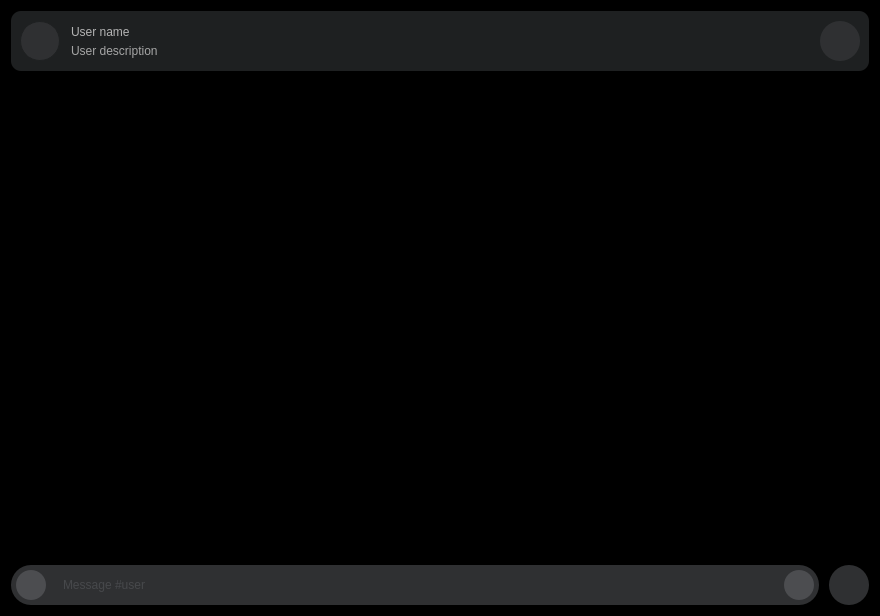
<?xml version="1.0" encoding="UTF-8"?>
<ui version="4.0">
 <class>chat_page</class>
 <widget class="QWidget" name="chat_page">
  <property name="geometry">
   <rect>
    <x>0</x>
    <y>0</y>
    <width>880</width>
    <height>616</height>
   </rect>
  </property>
  <property name="windowTitle">
   <string>Form</string>
  </property>
  <property name="styleSheet">
   <string notr="true">QWidget { color: rgb(165, 165, 165); }
#chat_page{
	background-color: rgb(0, 0, 0);	
}
/* TOP */
#top {
	background-color: rgb(30, 32, 33);
	border-radius: 10px;
}
#user_name { 
	color: rgb(179, 179, 179);
	font: 600 12pt &quot;Segoe UI&quot;;
}
#user_image {
	border: 1px solid rgb(30, 32, 33);
	background-color: rgb(47, 48, 50);
	border-radius: 20px;
}
#top QPushButton {
	background-color: rgb(47, 48, 50);
	border-radius: 20px;
	background-repeat: no-repeat;
	background-position: center;
}
#top QPushButton:hover {
	background-color: rgb(61, 62, 65);
}
#top QPushButton:pressed {
	background-color: rgb(16, 17, 18);
}
#btn_attachment_top {	
	background-image: url(:/icons_svg/images/icons_svg/icon_attachment.svg);
}
#btn_more_top {	
	background-image: url(:/icons_svg/images/icons_svg/icon_more_options.svg);
}
/* BOTTOM */
#bottom QPushButton {
	background-color: rgb(47, 48, 50);
	border-radius: 20px;
	background-repeat: no-repeat;
	background-position: center;
}
#bottom QPushButton:hover {
	background-color: rgb(61, 62, 65);
}
#bottom QPushButton:pressed {
	background-color: rgb(16, 17, 18);
}
#send_message_frame { 
	background-color: rgb(47, 48, 50);
	border-radius: 20px;
}
#send_message_frame QPushButton {
	background-color: rgb(76, 77, 80);
	border-radius: 15px;
	background-repeat: no-repeat;
	background-position: center;
}
#send_message_frame QPushButton:hover {
	background-color: rgb(81, 82, 86);
}
#send_message_frame QPushButton:pressed {
	background-color: rgb(16, 17, 18);
}
#line_edit_message {
	background-color: transparent;
	selection-color: rgb(255, 255, 255);
	selection-background-color: rgb(149, 199, 0);
	border: none;
	padding-left: 15px;
	padding-right: 15px;
	background-repeat: none;
	background-position: left center;
	font: 10pt &quot;Segoe UI&quot;;
	color: rgb(94, 96, 100);
}
#line_edit_message:focus {
	color: rgb(165, 165, 165);
}
#btn_emoticon{
	background-image: url(:/icons_svg/images/icons_svg/icon_emoticons.svg);
}
#btn_send_message{	
	background-image: url(:/icons_svg/images/icons_svg/icon_send.svg);
}
#btn_attachment_bottom{	
	
	background-image: url(:/icons_svg/images/icons_svg/icon_more_options.svg);
}</string>
  </property>
  <layout class="QVBoxLayout" name="verticalLayout">
   <item>
    <widget class="QFrame" name="top">
     <property name="minimumSize">
      <size>
       <width>0</width>
       <height>60</height>
      </size>
     </property>
     <property name="maximumSize">
      <size>
       <width>16777215</width>
       <height>60</height>
      </size>
     </property>
     <property name="frameShape">
      <enum>QFrame::NoFrame</enum>
     </property>
     <property name="frameShadow">
      <enum>QFrame::Raised</enum>
     </property>
     <layout class="QHBoxLayout" name="horizontalLayout">
      <item>
       <widget class="QLabel" name="user_image">
        <property name="minimumSize">
         <size>
          <width>40</width>
          <height>40</height>
         </size>
        </property>
        <property name="maximumSize">
         <size>
          <width>40</width>
          <height>40</height>
         </size>
        </property>
        <property name="text">
         <string/>
        </property>
        <property name="alignment">
         <set>Qt::AlignCenter</set>
        </property>
       </widget>
      </item>
      <item>
       <widget class="QFrame" name="user_information_frame">
        <property name="frameShape">
         <enum>QFrame::NoFrame</enum>
        </property>
        <property name="frameShadow">
         <enum>QFrame::Raised</enum>
        </property>
        <layout class="QVBoxLayout" name="verticalLayout_2">
         <property name="spacing">
          <number>0</number>
         </property>
         <property name="leftMargin">
          <number>5</number>
         </property>
         <property name="topMargin">
          <number>5</number>
         </property>
         <property name="rightMargin">
          <number>5</number>
         </property>
         <property name="bottomMargin">
          <number>5</number>
         </property>
         <item>
          <widget class="QLabel" name="user_name">
           <property name="minimumSize">
            <size>
             <width>0</width>
             <height>22</height>
            </size>
           </property>
           <property name="text">
            <string>User name</string>
           </property>
           <property name="alignment">
            <set>Qt::AlignLeading|Qt::AlignLeft|Qt::AlignTop</set>
           </property>
          </widget>
         </item>
         <item>
          <spacer name="verticalSpacer_2">
           <property name="orientation">
            <enum>Qt::Vertical</enum>
           </property>
           <property name="sizeType">
            <enum>QSizePolicy::Fixed</enum>
           </property>
           <property name="sizeHint" stdset="0">
            <size>
             <width>20</width>
             <height>5</height>
            </size>
           </property>
          </spacer>
         </item>
         <item>
          <widget class="QLabel" name="user_description">
           <property name="styleSheet">
            <string notr="true">background: transparent;</string>
           </property>
           <property name="text">
            <string>User description</string>
           </property>
          </widget>
         </item>
        </layout>
       </widget>
      </item>
      <item>
       <spacer name="horizontalSpacer">
        <property name="orientation">
         <enum>Qt::Horizontal</enum>
        </property>
        <property name="sizeHint" stdset="0">
         <size>
          <width>40</width>
          <height>20</height>
         </size>
        </property>
       </spacer>
      </item>
      <item>
       <widget class="QPushButton" name="btn_more_top">
        <property name="minimumSize">
         <size>
          <width>40</width>
          <height>40</height>
         </size>
        </property>
        <property name="maximumSize">
         <size>
          <width>40</width>
          <height>40</height>
         </size>
        </property>
        <property name="cursor">
         <cursorShape>PointingHandCursor</cursorShape>
        </property>
        <property name="text">
         <string/>
        </property>
       </widget>
      </item>
     </layout>
    </widget>
   </item>
   <item>
    <widget class="QScrollArea" name="chat_messages">
     <property name="styleSheet">
      <string notr="true">background: transparent</string>
     </property>
     <property name="frameShape">
      <enum>QFrame::NoFrame</enum>
     </property>
     <property name="frameShadow">
      <enum>QFrame::Raised</enum>
     </property>
     <property name="horizontalScrollBarPolicy">
      <enum>Qt::ScrollBarAlwaysOff</enum>
     </property>
     <property name="widgetResizable">
      <bool>true</bool>
     </property>
     <property name="alignment">
      <set>Qt::AlignBottom|Qt::AlignLeading|Qt::AlignLeft</set>
     </property>
     <widget class="QWidget" name="messages_widget">
      <property name="geometry">
       <rect>
        <x>0</x>
        <y>0</y>
        <width>862</width>
        <height>486</height>
       </rect>
      </property>
      <property name="styleSheet">
       <string notr="true">background: transparent</string>
      </property>
      <layout class="QVBoxLayout" name="chat_layout">
       <property name="spacing">
        <number>0</number>
       </property>
       <property name="leftMargin">
        <number>0</number>
       </property>
       <property name="topMargin">
        <number>0</number>
       </property>
       <property name="rightMargin">
        <number>0</number>
       </property>
       <property name="bottomMargin">
        <number>0</number>
       </property>
       <item>
        <spacer name="verticalSpacer">
         <property name="orientation">
          <enum>Qt::Vertical</enum>
         </property>
         <property name="sizeHint" stdset="0">
          <size>
           <width>20</width>
           <height>40</height>
          </size>
         </property>
        </spacer>
       </item>
       <item>
        <widget class="QFrame" name="messages_frame">
         <property name="frameShape">
          <enum>QFrame::NoFrame</enum>
         </property>
         <property name="frameShadow">
          <enum>QFrame::Raised</enum>
         </property>
         <layout class="QVBoxLayout" name="chat_messages_layout">
          <property name="spacing">
           <number>0</number>
          </property>
          <property name="leftMargin">
           <number>0</number>
          </property>
          <property name="topMargin">
           <number>0</number>
          </property>
          <property name="rightMargin">
           <number>0</number>
          </property>
          <property name="bottomMargin">
           <number>0</number>
          </property>
         </layout>
        </widget>
       </item>
      </layout>
     </widget>
    </widget>
   </item>
   <item>
    <widget class="QFrame" name="bottom">
     <property name="minimumSize">
      <size>
       <width>0</width>
       <height>40</height>
      </size>
     </property>
     <property name="maximumSize">
      <size>
       <width>16777215</width>
       <height>40</height>
      </size>
     </property>
     <property name="frameShape">
      <enum>QFrame::NoFrame</enum>
     </property>
     <property name="frameShadow">
      <enum>QFrame::Raised</enum>
     </property>
     <layout class="QHBoxLayout" name="horizontalLayout_2">
      <property name="spacing">
       <number>10</number>
      </property>
      <property name="leftMargin">
       <number>0</number>
      </property>
      <property name="topMargin">
       <number>0</number>
      </property>
      <property name="rightMargin">
       <number>0</number>
      </property>
      <property name="bottomMargin">
       <number>0</number>
      </property>
      <item>
       <widget class="QFrame" name="send_message_frame">
        <property name="frameShape">
         <enum>QFrame::StyledPanel</enum>
        </property>
        <property name="frameShadow">
         <enum>QFrame::Raised</enum>
        </property>
        <layout class="QHBoxLayout" name="horizontalLayout_3">
         <property name="spacing">
          <number>0</number>
         </property>
         <property name="leftMargin">
          <number>5</number>
         </property>
         <property name="topMargin">
          <number>0</number>
         </property>
         <property name="rightMargin">
          <number>5</number>
         </property>
         <property name="bottomMargin">
          <number>0</number>
         </property>
         <item>
          <widget class="QPushButton" name="btn_emoticon">
           <property name="minimumSize">
            <size>
             <width>30</width>
             <height>30</height>
            </size>
           </property>
           <property name="maximumSize">
            <size>
             <width>30</width>
             <height>30</height>
            </size>
           </property>
           <property name="cursor">
            <cursorShape>PointingHandCursor</cursorShape>
           </property>
           <property name="text">
            <string/>
           </property>
          </widget>
         </item>
         <item>
          <widget class="QLineEdit" name="line_edit_message">
           <property name="minimumSize">
            <size>
             <width>0</width>
             <height>40</height>
            </size>
           </property>
           <property name="placeholderText">
            <string>Message #user</string>
           </property>
          </widget>
         </item>
         <item>
          <widget class="QPushButton" name="btn_send_message">
           <property name="minimumSize">
            <size>
             <width>30</width>
             <height>30</height>
            </size>
           </property>
           <property name="maximumSize">
            <size>
             <width>30</width>
             <height>30</height>
            </size>
           </property>
           <property name="cursor">
            <cursorShape>PointingHandCursor</cursorShape>
           </property>
           <property name="text">
            <string/>
           </property>
          </widget>
         </item>
        </layout>
       </widget>
      </item>
      <item>
       <widget class="QPushButton" name="btn_attachment_bottom">
        <property name="minimumSize">
         <size>
          <width>40</width>
          <height>40</height>
         </size>
        </property>
        <property name="maximumSize">
         <size>
          <width>40</width>
          <height>40</height>
         </size>
        </property>
        <property name="cursor">
         <cursorShape>PointingHandCursor</cursorShape>
        </property>
        <property name="text">
         <string/>
        </property>
       </widget>
      </item>
     </layout>
    </widget>
   </item>
  </layout>
 </widget>
 <resources>
  <include location="resources.qrc"/>
 </resources>
 <connections/>
</ui>
